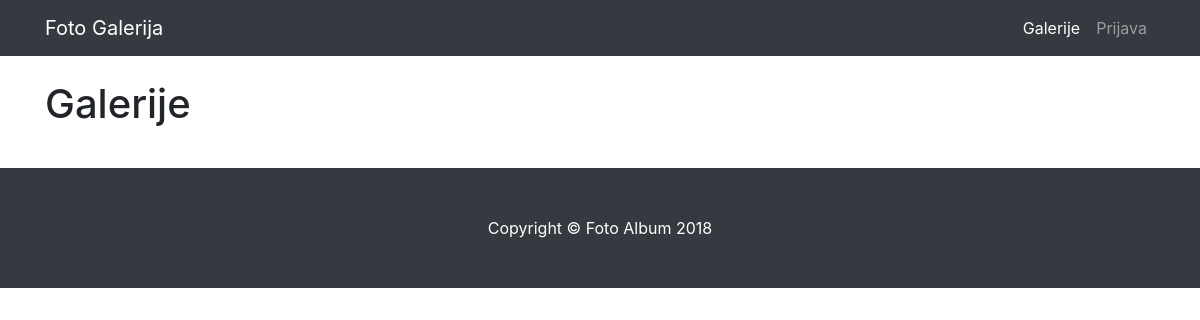
The app's page /galerija.php?id=28, older data.
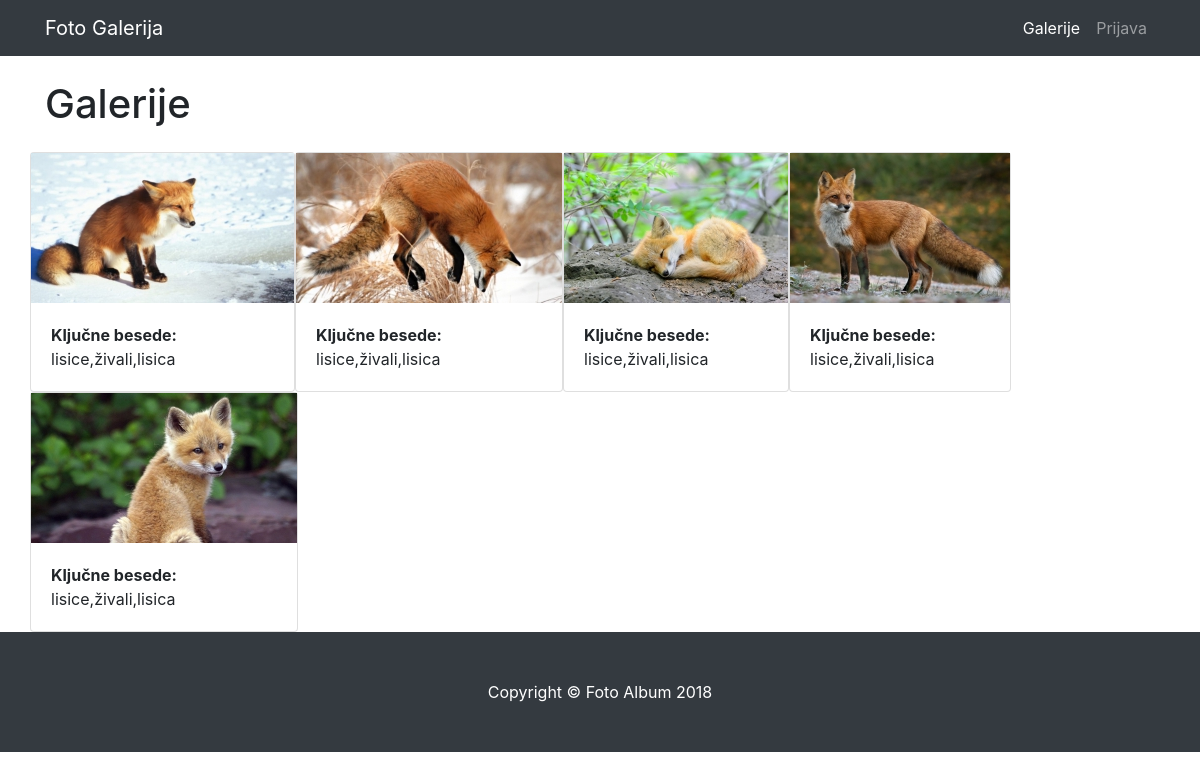
The same page, newer data.
### tables this page shows
CREATE TABLE `galerija` (
  `ID` int(11) NOT NULL,
  `album_id` varchar(10) NOT NULL,
  `naslov_galerije` varchar(1000) NOT NULL,
  `slika_galerija` varchar(1000) NOT NULL,
  `tagi` varchar(500) NOT NULL,
  `status` varchar(20) NOT NULL
);

### galerija.php (the view, shortened to what this page needs)
<?php
include "glava.php";
include "meni.php";
include "povezi.php";
?>
<link href="vendor/litebox-master/assets/css/litebox.css" rel="stylesheet" type="text/css" media="all" />
    <div class="container">
      <h1 class="my-4">Galerije</h1>
	<div class="row">
<?php
$id_album_galerija = $_REQUEST["id"];
$result = mysqli_query($povezi,"SELECT * FROM galerija WHERE album_id='$id_album_galerija' AND status='procesiranje'");
while ($row = mysqli_fetch_assoc($result)){
$tagi=$row['tagi'];
$slika=$row['slika_galerija'];
echo "<div class='card h-100'>
		<a href='admin/nalozene_slike_galerija/$slika' class='inline-block galerija'>
		<img src='admin/zmanjsane_slike_galerija/$slika' height='100%' width='100%' class='inline-block'/></a>
	<div class='card-body'>
              <p class='card-text'><b>Ključne besede: </b><br>$tagi</p>
            </div>
	</div>";
?>
<?php } ?>
	</div>
</div>
<?php include "noga.php"; ?>

### glava.php (shortened to what this page needs)
<!DOCTYPE html>
<html lang="en">
  <head>
    <link href="vendor/bootstrap/css/bootstrap.min.css" rel="stylesheet">
    <link href="css/3-col-portfolio.css" rel="stylesheet">
  </head>
  <body>

### meni.php (shortened to what this page needs)
<nav class="navbar navbar-expand-lg navbar-dark bg-dark fixed-top">
  <div class="container">
    <a class="navbar-brand" href="index.php">Foto Galerija</a>
    <div class="collapse navbar-collapse" id="navbarResponsive">
      <ul class="navbar-nav ml-auto">
        <li class="nav-item active">
          <a class="nav-link" href="index.php">Galerije
          </a>
        </li>
        <li class="nav-item">
          <a class="nav-link" href="admin/prijava.php">Prijava</a>
        </li>
      </ul>
    </div>
  </div>
</nav>

### noga.php (shortened to what this page needs)
    <footer class="py-5 bg-dark">
      <div class="container">
        <p class="m-0 text-center text-white">Copyright &copy; Foto Album 2018</p>
      </div>
    </footer>
  </body>
</html>

### css/3-col-portfolio.css (style rules this page uses)
body { padding-top: 54px; }
@media (min-width: 992px) { body { padding-top: 56px; } }

Row changes from the older to the newer data that the page shows:
added galerija: slika_galerija (picture), tagi "lisice,živali,lisica"
added galerija: slika_galerija (picture), tagi "lisice,živali,lisica"
added galerija: slika_galerija (picture), tagi "lisice,živali,lisica"
added galerija: slika_galerija (picture), tagi "lisice,živali,lisica"
added galerija: slika_galerija (picture), tagi "lisice,živali,lisica"
